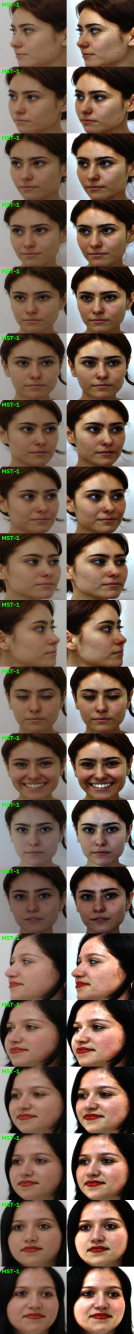
#> input picture ssr_check.jpg, 400 x 4000 px (shown at 1/3 size)
$ python -i generate_splits.py   (imports and definitions only)
#> lines starting #> are read from the running program, lines starting #| are printed output that depends on the picture
#> further down, picture is the input picture: PIL image 400x4000 RGB; mean R, G, B 118.4, 94.9, 80
"""
generate_splits.py

Creates the frozen train/val/test manifest splits, grouped and stratified
by PERSON (not by individual photo), so no one's face appears in more than
one split.

Person ID extraction handles three source-dataset naming conventions
confirmed in this manifest:
  - FairFace: one photo per identity already -- each row is its own person
  - LFW: "FirstName_LastName_LFW..." -- true ID is everything before "_LFW"
    (this is what correctly separates George W. Bush / George Clooney /
    George Lopez, previously merged into one fake "George")
  - Everything else: first underscore-delimited token (verified against
    normal-sized groups, e.g. the Faces94/95/96-style "smille" set)

Run once, from the project root:
    python src/preprocessing/generate_splits.py --force

(--force is required this run specifically: the existing train/val/test
CSVs were built by the old per-photo split and need replacing, not just
the code going forward.)

Usage:
    python src/preprocessing/generate_splits.py --force
    python src/preprocessing/generate_splits.py --check-only
"""

import argparse
import random
import sys
from pathlib import Path

import pandas as pd
from sklearn.model_selection import train_test_split

try:
    from PIL import Image, ImageEnhance
except ImportError:
    Image = None
    ImageEnhance = None

SEED = 42


# [89 lines left out: functions parse_args, extract_person_id, build_person_table, check_no_person_leakage, generate_person_splits, not called in this run]


def augment_image(
    image,
    hflip_prob: float = 0.5,
    max_rotation_deg: float = 15.0,
    brightness_range=(0.8, 1.2),
    contrast_range=(0.8, 1.2),
    saturation_range=(0.8, 1.2),
):
    """Random horizontal flip + rotation + color jitter on a single PIL image.
    Call this ONLY at training time, on images listed in train.csv -- never
    on val/test, and never before/during split generation."""
#> called with hflip_prob = 0.5, max_rotation_deg = 15, brightness_range = (0.8, 1.2), contrast_range = (0.8, 1.2), saturation_range = (0.8, 1.2)
    if Image is None:
        raise ImportError("Pillow is required for augment_image(). Install with: pip install Pillow")

    if random.random() < hflip_prob:
        image = image.transpose(Image.FLIP_LEFT_RIGHT)

    angle = random.uniform(-max_rotation_deg, max_rotation_deg)
    image = image.rotate(angle, resample=Image.BILINEAR, expand=False)
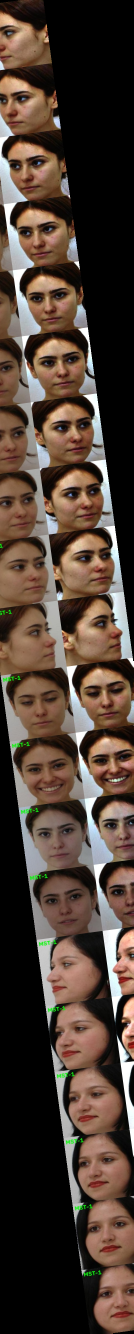
#> image: PIL image 400x4000 RGB (shown at 1/3 size); mean R, G, B 78.4, 63.1, 53.3

    image = ImageEnhance.Brightness(image).enhance(random.uniform(*brightness_range))
    image = ImageEnhance.Contrast(image).enhance(random.uniform(*contrast_range))
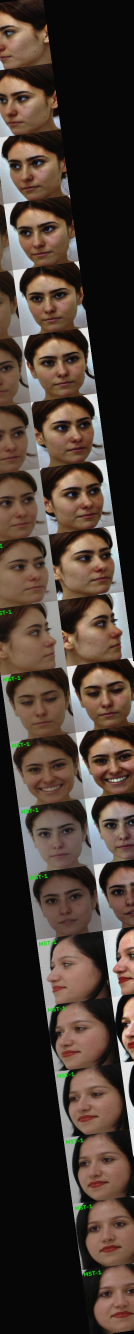
#> image: PIL image 400x4000 RGB (shown at 1/3 size); mean R, G, B 74, 60.6, 52
    image = ImageEnhance.Color(image).enhance(random.uniform(*saturation_range))

    return image


# [65 lines left out: function main, not called in this run]


# [2 lines not run here, left out]

>>> from PIL import Image
>>> picture = Image.open('../../../ssr_check.jpg')
>>> result = augment_image(picture)

$ run again, on landmark_reference.png
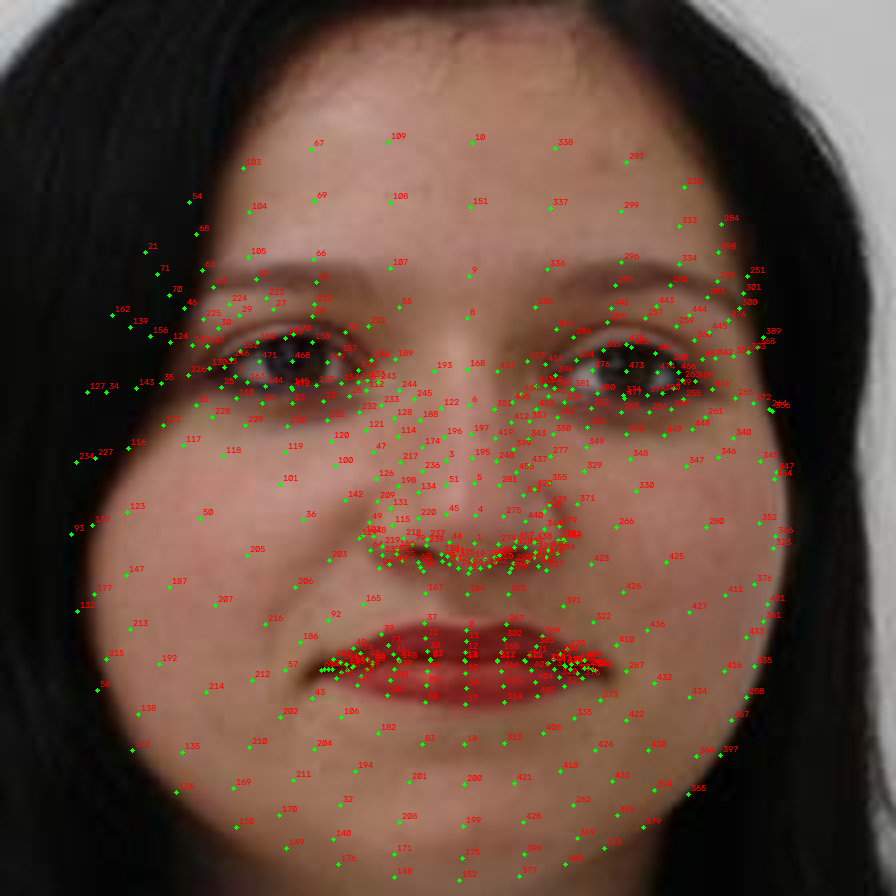
#> input picture landmark_reference.png, 896 x 896 px
#> picture is the input picture: PIL image 896x896 RGB; mean R, G, B 100.6, 72.7, 59.9
#> in augment_image, `image = image.rotate(angle, resample=Image.BILINEAR, expand=False)`:
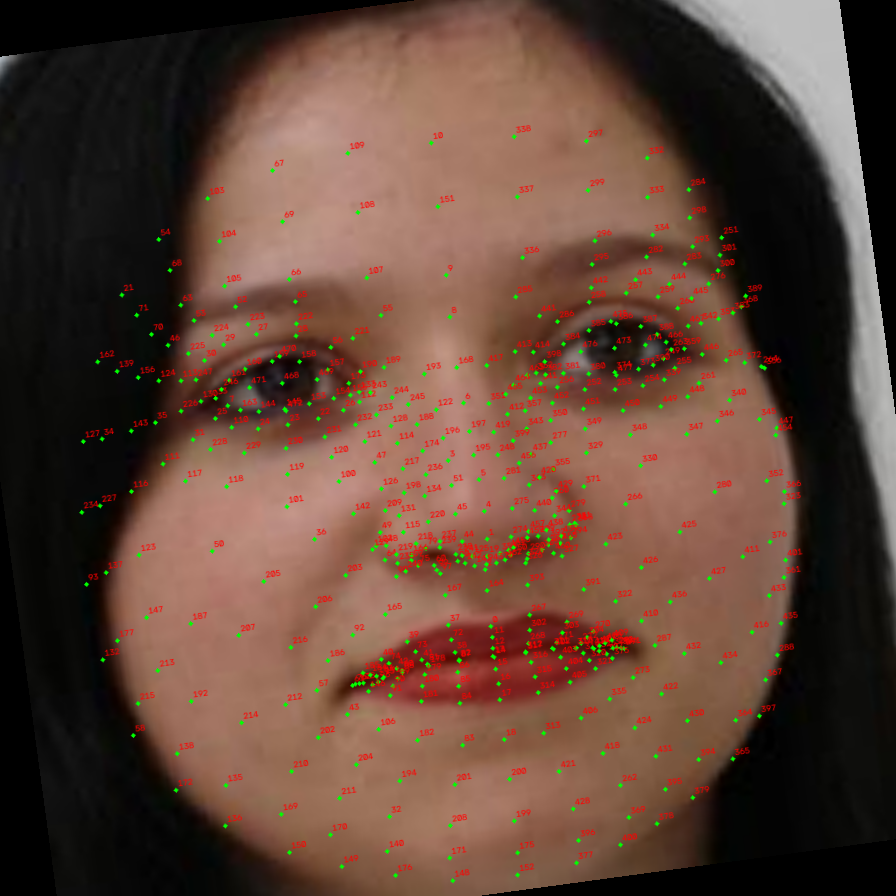
#> image: PIL image 896x896 RGB; mean R, G, B 95.7, 68, 55.3

$ run again, on region_reference.png
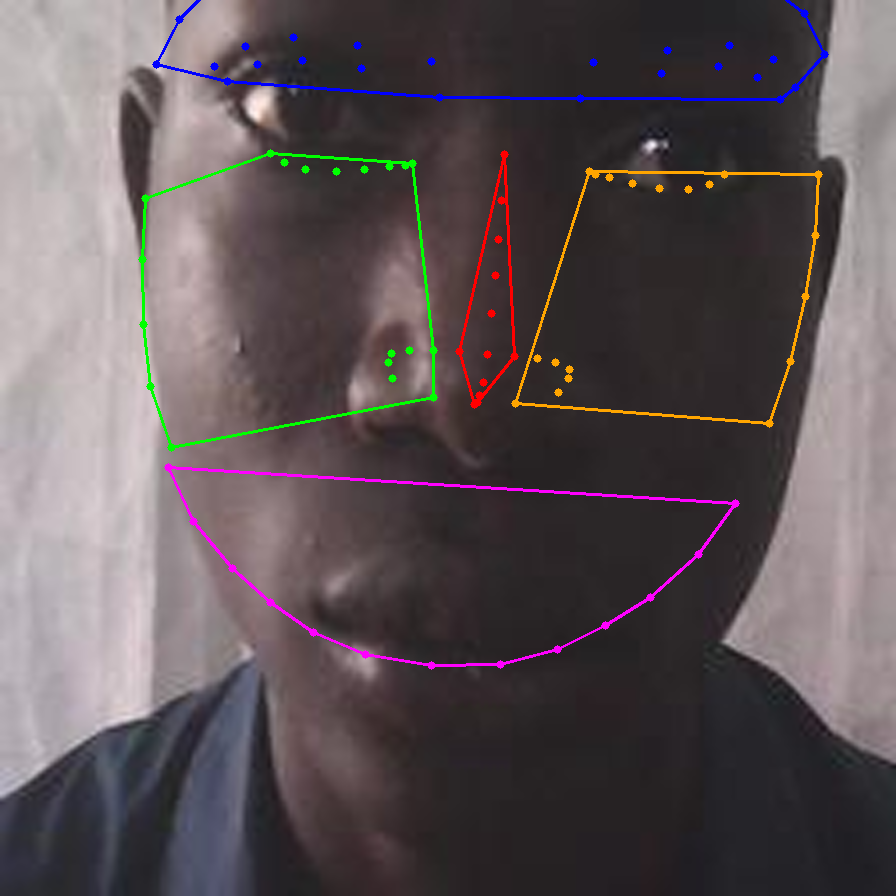
#> input picture region_reference.png, 896 x 896 px
#> picture is the input picture: PIL image 896x896 RGB; mean R, G, B 93.8, 84, 87
#> in augment_image, `image = image.rotate(angle, resample=Image.BILINEAR, expand=False)`:
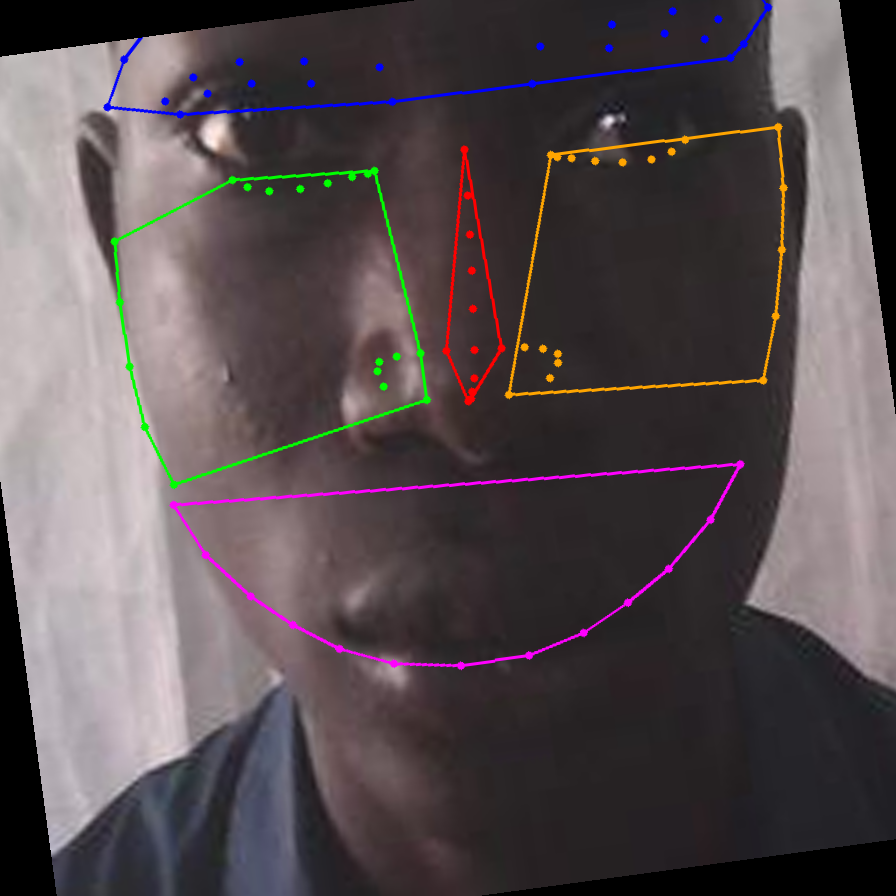
#> image: PIL image 896x896 RGB; mean R, G, B 87.4, 77.9, 80.6
